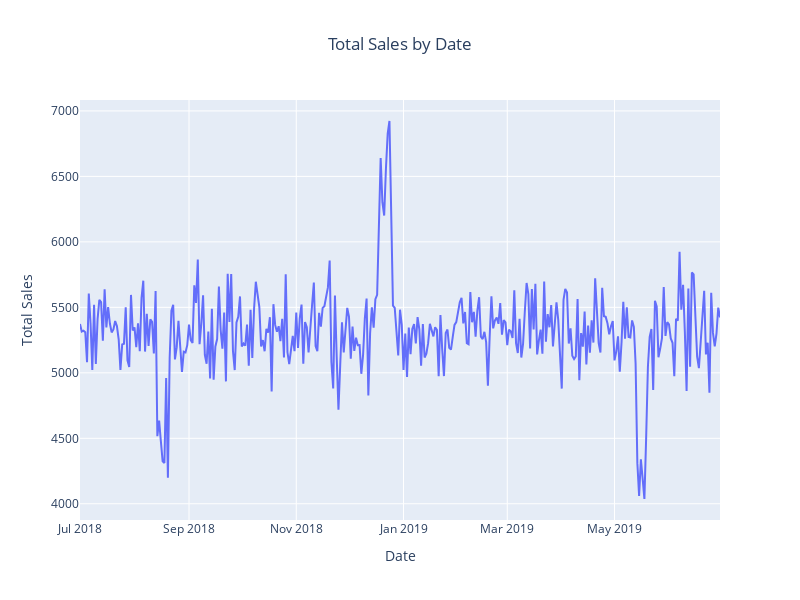

Here is the notebook cell this chart was saved with:
### Code cell
# Create a line graph using plotly Express
fig = px.line(
    mnth_yr_sales,
    x = "DATE",
    y = "TOT_SALES",
    title = "Total Sales by Date", # Set the title of the chart
    width = 800, # Set width
    height = 600 # Set height
)

# Update axis labels and center the title
fig.update_layout(
    xaxis_title = "Date", # Rename x-axis
    yaxis_title = "Total Sales", # Rename y-axis
    title_x = 0.5 # Center the title
)

# Show the plot 
fig.show()

### Figure 1 — Plotly figure (JSON) as saved in the notebook; plotly's stock layout.template omitted (floating-point values rounded to 4 significant figures; data arrays with more than 128 entries replaced by an {"elided": "..."} marker saying what was removed)
{"data": [{"hovertemplate": "DATE=%{x}<br>TOT_SALES=%{y}<extra></extra>", "legendgroup": "", "line": {"color": "#636efa", "dash": "solid"}, "marker": {"symbol": "circle"}, "mode": "lines", "name": "", "orientation": "v", "showlegend": false, "type": "scatter", "x": {"elided": "364 str values"}, "xaxis": "x", "y": {"elided": "364 float values"}, "yaxis": "y"}], "layout": {"height": 600, "legend": {"tracegroupgap": 0}, "title": {"text": "Total Sales by Date", "x": 0.5}, "width": 800, "xaxis": {"anchor": "y", "autorange": true, "domain": [0, 1], "range": ["2018-07-01", "2019-06-30"], "title": {"text": "Date"}, "type": "date"}, "yaxis": {"anchor": "x", "autorange": true, "domain": [0, 1], "range": [3876.0, 7083.0], "title": {"text": "Total Sales"}, "type": "linear"}}}
